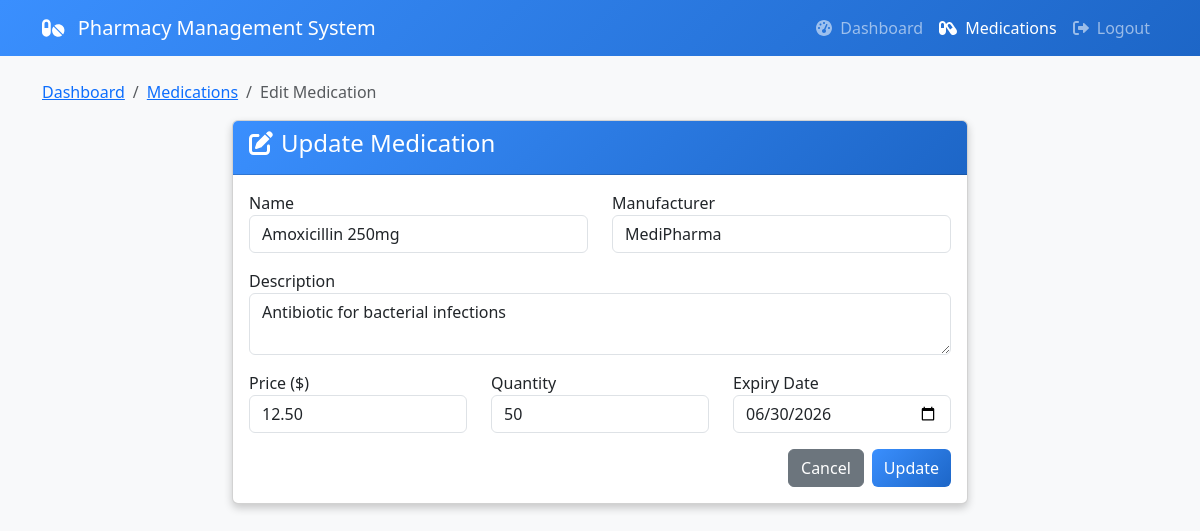
Page /edit_medication.php?id=2 (signed in) on the committed database.
### tables this page shows
CREATE TABLE IF NOT EXISTS medications (
    id INT NOT NULL PRIMARY KEY AUTO_INCREMENT,
    name VARCHAR(100) NOT NULL,
    description TEXT NOT NULL,
    price DECIMAL(10,2) NOT NULL,
    quantity INT NOT NULL,
    manufacturer VARCHAR(100) NOT NULL,
    expiry_date DATE NOT NULL,
    created_at DATETIME DEFAULT CURRENT_TIMESTAMP
);

### edit_medication.php (the view, shortened to what this page needs)
<?php
require_once "config.php";
$name = $description = $price = $quantity = $manufacturer = $expiry_date = "";
$name_err = $description_err = $price_err = $quantity_err = $manufacturer_err = $expiry_date_err = "";
if(isset($_POST["id"]) && !empty($_POST["id"])){
    $id = $_POST["id"];
    $input_name = trim($_POST["name"]);
    if(empty($input_name)){
        $name_err = "Please enter a medication name.";
    } else{
        $name = $input_name;
    }
    $input_description = trim($_POST["description"]);
    if(empty($input_description)){
        $description_err = "Please enter a description.";
    } else{
        $description = $input_description;
    }
    $input_price = trim($_POST["price"]);
    if(empty($input_price)){
        $price_err = "Please enter the price.";
    } elseif(!is_numeric($input_price) || $input_price <= 0){
        $price_err = "Please enter a positive number.";
    } else{
        $price = $input_price;
    }
    $input_quantity = trim($_POST["quantity"]);
    if(empty($input_quantity)){
        $quantity_err = "Please enter the quantity.";
    } elseif(!ctype_digit($input_quantity) || $input_quantity < 0){
        $quantity_err = "Please enter a non-negative integer.";
    } else{
        $quantity = $input_quantity;
    }
    $input_manufacturer = trim($_POST["manufacturer"]);
    if(empty($input_manufacturer)){
        $manufacturer_err = "Please enter the manufacturer.";
    } else{
        $manufacturer = $input_manufacturer;
    }
    $input_expiry_date = trim($_POST["expiry_date"]);
    if(empty($input_expiry_date)){
        $expiry_date_err = "Please enter an expiry date.";
    } else{
        $expiry_date = $input_expiry_date;
    }
    if(empty($name_err) && empty($description_err) && empty($price_err) && empty($quantity_err) && empty($manufacturer_err) && empty($expiry_date_err)){
        $sql = "UPDATE medications SET name=:name, description=:description, price=:price, quantity=:quantity, manufacturer=:manufacturer, expiry_date=:expiry_date WHERE id=:id";
        if($stmt = $pdo->prepare($sql)){
            $stmt->bindParam(":name", $param_name);
            $stmt->bindParam(":description", $param_description);
            $stmt->bindParam(":price", $param_price);
            $stmt->bindParam(":quantity", $param_quantity);
            $stmt->bindParam(":manufacturer", $param_manufacturer);
            $stmt->bindParam(":expiry_date", $param_expiry_date);
            $stmt->bindParam(":id", $param_id);
            $param_name = $name;
            $param_description = $description;
            $param_price = $price;
            $param_quantity = $quantity;
            $param_manufacturer = $manufacturer;
            $param_expiry_date = $expiry_date;
            $param_id = $id;
            if($stmt->execute()){
                header("location: medications.php");
                exit();
            } else{
                echo "Oops! Something went wrong. Please try again later.";
            }
        }
        unset($stmt);
    }
} else{
    if(isset($_GET["id"]) && !empty(trim($_GET["id"]))){
        $sql = "SELECT * FROM medications WHERE id = :id";
        if($stmt = $pdo->prepare($sql)){
            $stmt->bindParam(":id", $param_id);
            if($stmt->execute()){
                if($stmt->rowCount() == 1){
                    $row = $stmt->fetch(PDO::FETCH_ASSOC);
                    $name = $row["name"];
                    $description = $row["description"];
                    $price = $row["price"];
                    $quantity = $row["quantity"];
                    $manufacturer = $row["manufacturer"];
                    $expiry_date = $row["expiry_date"];
                } else{
                    header("location: error.php");
                    exit();
                }
            } else{
                echo "Oops! Something went wrong. Please try again later.";
            }
        }
    } else{
        header("location: error.php");
        exit();
    }
}
?>
<!DOCTYPE html>
<html lang="en">
<head>
    <link rel="stylesheet" href="https://cdnjs.cloudflare.com/ajax/libs/bootstrap/5.3.0/css/bootstrap.min.css">
</head>
<body class="bg-light">
    <nav class="navbar navbar-expand-lg navbar-dark bg-primary">
        <div class="container">
            <a class="navbar-brand" href="#">
                <i class="fas fa-pills me-2"></i>
                Pharmacy Management System
            </a>
            <div class="collapse navbar-collapse" id="navbarNav">
                <ul class="navbar-nav ms-auto">
                    <li class="nav-item">
                        <a class="nav-link" href="dashboard.php">
                            <i class="fas fa-tachometer-alt me-1"></i> Dashboard
                        </a>
                    </li>
                    <li class="nav-item">
                        <a class="nav-link active" href="medications.php">
                            <i class="fas fa-capsules me-1"></i> Medications
                        </a>
                    </li>
                    <li class="nav-item">
                        <a class="nav-link" href="logout.php">
                            <i class="fas fa-sign-out-alt me-1"></i> Logout
                        </a>
                    </li>
                </ul>
            </div>
        </div>
    </nav>
    <div class="container mt-4">
        <nav aria-label="breadcrumb">
            <ol class="breadcrumb">
                <li class="breadcrumb-item"><a href="dashboard.php">Dashboard</a></li>
                <li class="breadcrumb-item"><a href="medications.php">Medications</a></li>
                <li class="breadcrumb-item active" aria-current="page">Edit Medication</li>
            </ol>
        </nav>
        <div class="row justify-content-center">
            <div class="col-md-8">
                <div class="card">
                    <div class="card-header bg-primary text-white">
                        <h4><i class="fas fa-edit me-2"></i>Update Medication</h4>
                    </div>
                    <div class="card-body">
                        <form action="<?php echo htmlspecialchars($_SERVER["PHP_SELF"]); ?>" method="post">
                            <div class="row mb-3">
                                <div class="col-md-6">
                                    <div class="form-group">
                                        <label>Name</label>
                                        <input type="text" name="name" class="form-control <?php echo (!empty($name_err)) ? 'is-invalid' : ''; ?>" value="<?php echo $name; ?>">
                                    </div>
                                </div>
                                <div class="col-md-6">
                                    <div class="form-group">
                                        <label>Manufacturer</label>
                                        <input type="text" name="manufacturer" class="form-control <?php echo (!empty($manufacturer_err)) ? 'is-invalid' : ''; ?>" value="<?php echo $manufacturer; ?>">
                                    </div>
                                </div>
                            </div>
                            <div class="form-group mb-3">
                                <label>Description</label>
                                <textarea name="description" class="form-control <?php echo (!empty($description_err)) ? 'is-invalid' : ''; ?>"><?php echo $description; ?></textarea>
                            </div>
                            <div class="row mb-3">
                                <div class="col-md-4">
                                    <div class="form-group">
                                        <label>Price ($)</label>
                                        <input type="text" name="price" class="form-control <?php echo (!empty($price_err)) ? 'is-invalid' : ''; ?>" value="<?php echo $price; ?>">
                                    </div>
                                </div>
                                <div class="col-md-4">
                                    <div class="form-group">
                                        <label>Quantity</label>
                                        <input type="text" name="quantity" class="form-control <?php echo (!empty($quantity_err)) ? 'is-invalid' : ''; ?>" value="<?php echo $quantity; ?>">
                                    </div>
                                </div>
                                <div class="col-md-4">
                                    <div class="form-group">
                                        <label>Expiry Date</label>
                                        <input type="date" name="expiry_date" class="form-control <?php echo (!empty($expiry_date_err)) ? 'is-invalid' : ''; ?>" value="<?php echo $expiry_date; ?>">
                                    </div>
                                </div>
                            </div>
                            <div class="d-flex justify-content-end mt-3">
                                <a href="medications.php" class="btn btn-secondary me-2">Cancel</a>
                                <input type="submit" class="btn btn-primary" value="Update">
                            </div>
                        </form>
                    </div>
                </div>
            </div>
        </div>
    </div>
</body>
</html>

### edit_medication.php (style rules this page uses)
.card { box-shadow: 0 4px 8px 0 rgba(0,0,0,0.2); transition: 0.3s; }
.bg-primary { background: linear-gradient(135deg, #3a8ffe 0%, #1d66c7 100%) !important; }
.btn-primary { background: linear-gradient(135deg, #3a8ffe 0%, #1d66c7 100%) !important; border: none !important; }

### rows in the picture
medications: name "Amoxicillin 250mg", manufacturer "MediPharma", description "Antibiotic for bacterial infections", price "12.50", quantity "50", expiry_date "06/30/2026"
